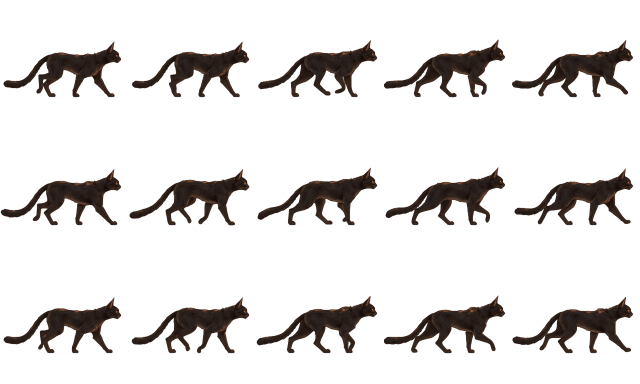
#> input picture Art_Source/CatA/Regulus-walk-trimmed.png, 1280 x 768 px (shown at 1/2 size)
$ python cutout.py ../../../CatA/Regulus-walk-trimmed.png ../../../CatA/Regulus-walk-trimmed.png 5
#> lines starting #> are read from the running program, lines starting #| are printed output that depends on the picture; after the words box and inside, x2 and y2 are one past the last pixel; in counts of white or black regions, pixels touching at a corner belong together
"""Cut a cat out of the character sheet crop: colour distance from the paper, largest blob only, padded square RGBA."""
import sys
import numpy as np
from PIL import Image
from scipy import ndimage

src, dst, size = sys.argv[1], sys.argv[2], int(sys.argv[3])
rgb = np.asarray(Image.open(src).convert("RGB")).astype(np.float32)
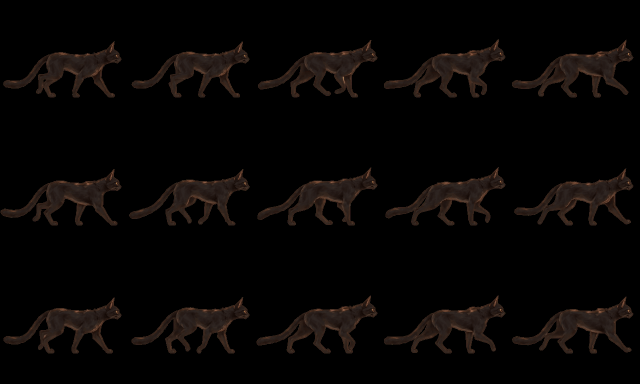
#> rgb: shape (768, 1280, 3) float32 (shown at 1/2 size); mean R, G, B 7.5, 5.3, 4.2
h, w, _ = rgb.shape
#> h = 768; w = 1280
# Paper colour per row from the left and top margins (the sheet has a soft gradient).
bg = np.median(rgb[:, :8, :], axis=1, keepdims=True)
#> bg = 768 rows, first 8: [0, 0, 0], [0, 0, 0], [0, 0, 0], [0, 0, 0], [0, 0, 0], [0, 0, 0], [0, 0, 0], [0, 0, 0]
dist = np.sqrt(((rgb - bg) ** 2).sum(axis=2))
alpha = np.clip((dist - 22) / 70, 0, 1)
blobs, n = ndimage.label(alpha > 0.35)
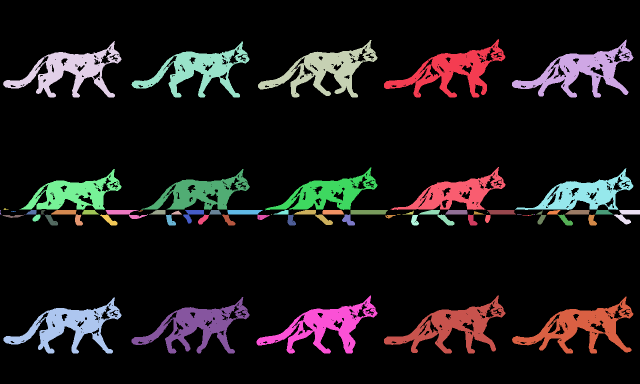
#> blobs: shape (768, 1280) int32 (shown at 1/2 size); 129 distinct labels, from 0 to 128; one colour per label, 0 black
#> n = 128
sizes = ndimage.sum(np.ones_like(alpha), blobs, range(1, n + 1))
#> sizes = 128 values, max 9575 at index 109, min 1 at index 5, mean 1087.2
keep = blobs == (1 + int(np.argmax(sizes)))
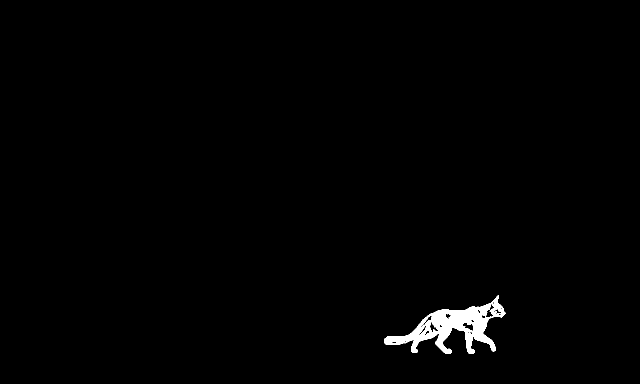
#> keep: shape (768, 1280) bool (shown at 1/2 size); 0.97% white; 1 white region, box (x1, y1, x2, y2) and area: (768, 591, 1011, 707) 9575
keep = ndimage.binary_dilation(keep, iterations=3)
#> keep: shape (768, 1280) bool; 1.3% white; 1 white region, box (x1, y1, x2, y2) and area: (765, 588, 1014, 710) 13011
alpha = alpha * keep
alpha[alpha < 0.08] = 0
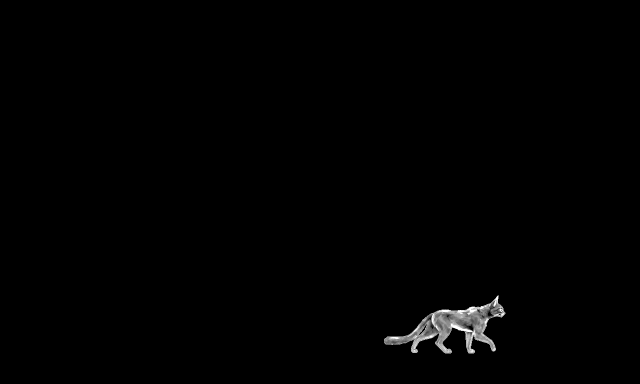
#> alpha: shape (768, 1280) float32 (shown at 1/2 size); min 0, max 1, mean 0.0064
# Un-premultiply the paper out of soft edges so they don't carry a light halo.
a = alpha[..., None]
fg = np.where(a > 0.05, (rgb - (1 - a) * bg) / np.maximum(a, 0.05), rgb)
out = np.dstack([np.clip(fg, 0, 255), alpha * 255]).astype(np.uint8)
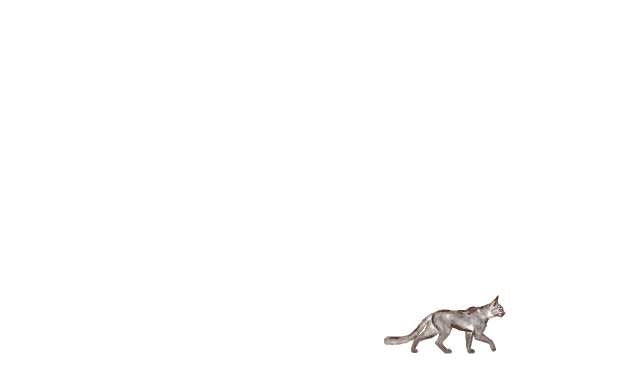
#> out: shape (768, 1280, 4) (shown at 1/2 size); mean of channels 0, 1, 2, 3 7.9, 5.5, 4.5, 1.6; transparent parts drawn white
img = Image.fromarray(out, "RGBA")
img = img.crop(img.getbbox())
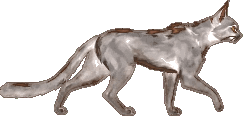
#> img: PIL image 243x116 RGBA; mean R, G, B, A 30.9, 21.5, 17.5, 56.7; transparent parts drawn white
side = int(max(img.size) * 1.12)
#> side = 272
canvas = Image.new("RGBA", (side, side), (0, 0, 0, 0))
#> canvas: PIL image 272x272 RGBA; every value is 0
canvas.paste(img, ((side - img.width) // 2, side - img.height - int(side * 0.06)))
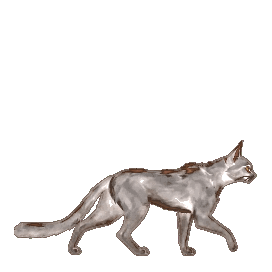
#> canvas: PIL image 272x272 RGBA; mean R, G, B, A 11.8, 8.2, 6.7, 21.6; transparent parts drawn white
canvas = canvas.resize((size, size), Image.LANCZOS)
canvas.save(dst)
print(dst, img.size, "->", canvas.size)
#| ../../../CatA/Regulus-walk-trimmed.png (243, 116) -> (5, 5)
